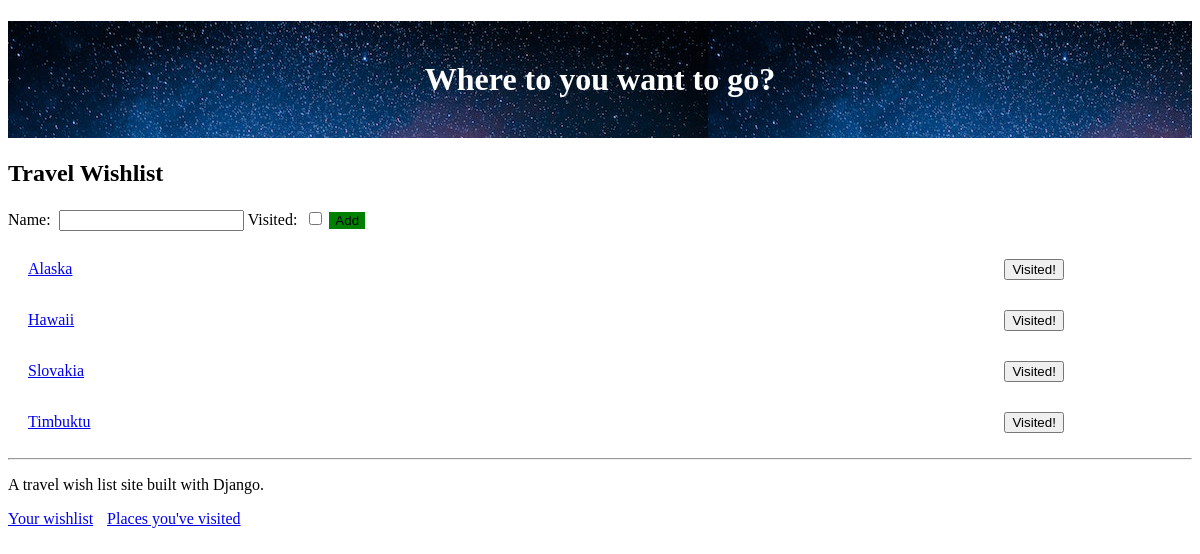
Page / (signed in) on the earlier database version.
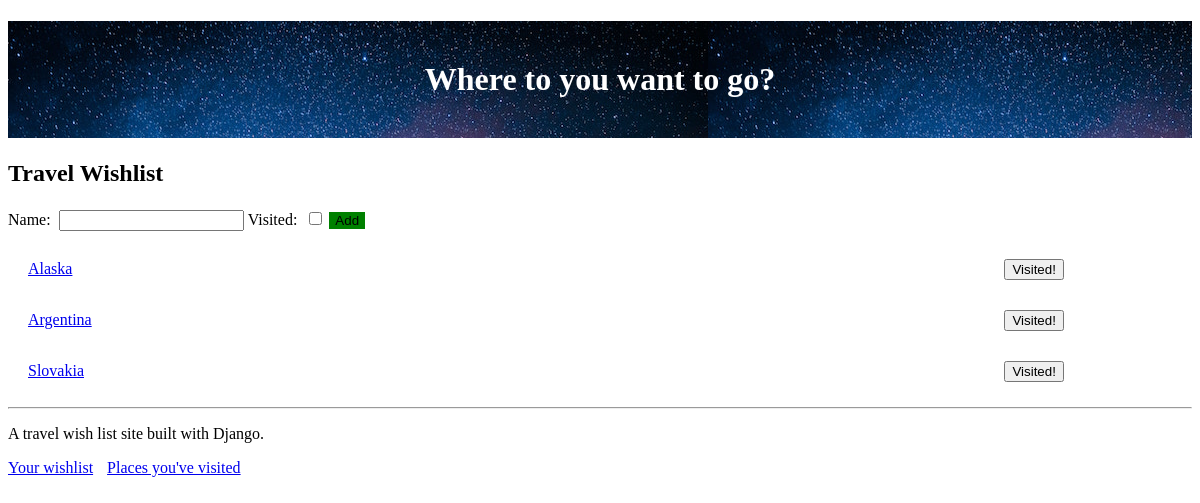
Same page on the later database version.
### travel_wishlist/models.py (models this page shows, shortened)
class Place(models.Model):
    user = models.ForeignKey('auth.User', null=False, on_delete=models.CASCADE)
    name = models.CharField(max_length=200)
    visited = models.BooleanField(default=False)
    notes = models.TextField(blank=True, null=True)  #text field unlimited size(charfiels are limited)
    date_visited = models.DateField(blank=True, null=True)  #null = True means not required
    photo = models.ImageField(upload_to='user_images/', blank=True, null=True)

### travel_wishlist/views.py (the view, shortened to what this page needs)
# urls.py: path('', views.place_list, name='place_list'),
@login_required #this will require login before accessing this method
def place_list(request):
    places = Place.objects.filter(user=request.user).filter(visited=False).order_by('name')
    new_place_form = NewPlaceForm() #new form object - empty
    return render(request, 'travel_wishlist/wishlist.html', { 'places': places, 'new_place_form': new_place_form })

### travel_wishlist/forms.py
class NewPlaceForm(forms.ModelForm):
    class Meta:  #this will create a form that django uses and links the Place model to the fields in the form
        model = Place
        fields = ('name', 'visited')

### travel_wishlist/templates/travel_wishlist/wishlist.html (shortened to what this page needs)
{% extends 'travel_wishlist/base.html' %}
{% block content %}
<h2>Travel Wishlist</h2>
<form method="POST" action="{% url 'place_list' %}">
    {{ new_place_form }}
    <button id="add-new-place" type="submit">Add</button>
</form>
{% for place in places %}
    <div class="wishlist-place">
        <span id="place-name-{{ place.pk }}" class="place-name">
            <a href="{% url 'place_details' place_pk=place.pk %}">{{ place.name }}</a>
        </span>
        <form class="visited-form" method="POST" action="{% url 'place_was_visited' place.pk %}">
            <button id="visited-button-{{ place.pk }}" type="submit">Visited!</button>
        </form>
    </div>
{% empty %}
    <p>You have no places in your wishlist</p>
{% endfor %}
{% endblock %}

Differences in the rows shown:
no longer on this page (row edited): Place: name "Hawaii"
removed Place: name "Timbuktu"
added Place: name "Argentina"
